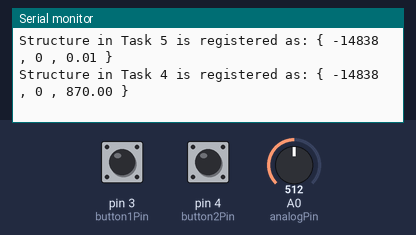
Bench run of a sketch on a simulated Arduino Mega 2560, built with avr-gcc and run on an emulated ATmega2560. Parts: the last lines printed to the serial monitor. Inputs (shaded band) come from the test bench; at power-on: pin 3 (button1Pin) LOW, pin 4 (button2Pin) LOW, A0 (analogPin) = 512.

Above: at 1.2 s.
1.3 s: pin 3 (button1Pin) pulled HIGH for 0.15 s
At 1.87 s:
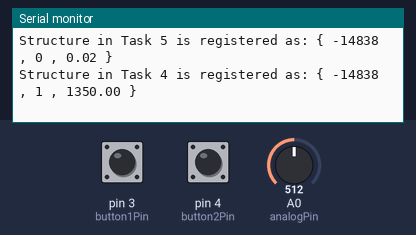
4.4 s: pin 4 (button2Pin) pulled HIGH for 1 s
At 5.25 s:
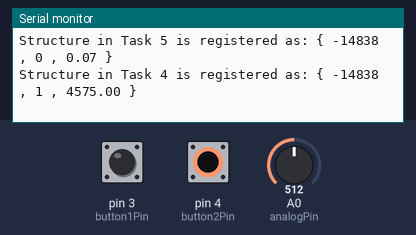
8.4 s: pin 3 (button1Pin) pulled HIGH for 1 s
At 9.15 s:
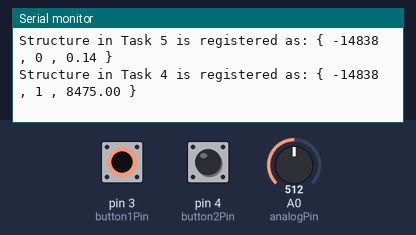
12.4 s: pin 4 (button2Pin) pulled HIGH for 0.15 s
Timing chart, 0 to 15.4 s (numbered marks = the images above; inputs shaded):
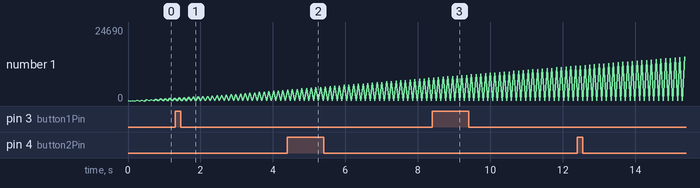

Measured:
- after the input at 1.3 s, the serial monitor: prints a new line after 0.51 s (image 1)
- after the input at 4.4 s, the serial monitor: prints a new line after 0.79 s (image 2)
- after the input at 8.4 s, the serial monitor: prints a new line after 0.69 s (image 3)
- plotted number 1: 0.06 → 0.13 after the input at 4.4 s, 0.13 → 11696 after the input at 8.4 s

The sketch:

main.ino
```cpp
#include <Arduino_FreeRTOS.h>
#include <semphr.h>

struct valeurCapteurs {
    int analogique;
    int numerique;
    double tempsEnMillisecondes;
};

//RTOS
SemaphoreHandle_t xSerialSemaphore = NULL;
QueueHandle_t qAnalogRead; //analog reading of the potentiometer
QueueHandle_t qButton; //digital sum of 2 push buttons
QueueHandle_t qSensor; //structure "valeurCapteurs"
QueueHandle_t qSensor4to5; //structure "valeurCapteurs" used by task 4 in order to send data

//global virable
const TickType_t xDelay = 100 / portTICK_PERIOD_MS;

//pins
const int analogPin = A0;
const int button1Pin = 3;
const int button2Pin = 4;


void setup() {

  Serial.begin(9600);
  while (!Serial) {
    ; // wait for serial port to connect.
  }

  if ( xSerialSemaphore == NULL )  // Check to confirm that the Serial Semaphore has not already been created.
  {
    xSerialSemaphore = xSemaphoreCreateMutex();  // Create a mutex semaphore we will use to manage the Serial Port
    if ( ( xSerialSemaphore ) != NULL )
      xSemaphoreGive( ( xSerialSemaphore ) );  // Make the Serial Port available for use, by "Giving" the Semaphore.
  }

  qAnalogRead = xQueueCreate(5,sizeof(uint32_t));
  qButton = xQueueCreate(5,sizeof(uint32_t));
  qSensor = xQueueCreate(5,sizeof(valeurCapteurs));
  qSensor4to5 = xQueueCreate(5,sizeof(valeurCapteurs));

  xTaskCreate(Task1,"AnalogRead",128,NULL,1,NULL);
  xTaskCreate(Task2,"ButtonRead",128,NULL,1,NULL);
  xTaskCreate(Task3,"ConstructData",128,NULL,1,NULL);
  xTaskCreate(Task4,"SerialTest",1000,NULL,1,NULL);
  xTaskCreate(Task5,"SetDataTime",1000,NULL,1,NULL);
}

void loop() {
  // no code is loop, all is done in tasks

}

void Task1(void *pvParameters)
{
  int reading = 0;
  pinMode(analogPin, INPUT);
  while(1)
  {
    reading = analogRead(analogPin);

    /* //remove this for debug purpose
    // See if we can obtain or "Take" the Serial Semaphore.
    // If the semaphore is not available, wait 5 ticks of the Scheduler to see if it becomes free.
    if ( xSemaphoreTake( xSerialSemaphore, ( TickType_t ) 5 ) == pdTRUE )
    {
      // We were able to obtain or "Take" the semaphore and can now access the shared resource.
      Serial.print ("AnalogReading => ");
      Serial.println(reading);

      xSemaphoreGive( xSerialSemaphore ); // Now free or "Give" the Serial Port for others.
    }*/ //remove this for debug purpose
    xQueueSend(qAnalogRead,&reading,0);

    vTaskDelay( xDelay );// Delay the Task for 500ms before resume another cycle.
  }
}

void Task2(void *pvParameters)  // This is a task.
{
  pinMode(button1Pin, INPUT);
  pinMode(button2Pin, INPUT);
  int reading;
  while(1){
    reading = digitalRead(button1Pin)+digitalRead(button2Pin);

    /* //remove this for debug purpose
    // See if we can obtain or "Take" the Serial Semaphore.
    // If the semaphore is not available, wait 5 ticks of the Scheduler to see if it becomes free.
    if ( xSemaphoreTake( xSerialSemaphore, ( TickType_t ) 5 ) == pdTRUE )
    {
      // We were able to obtain or "Take" the semaphore and can now access the shared resource.
      Serial.print("Button status:");
      Serial.println(reading);

      xSemaphoreGive( xSerialSemaphore ); // Now free or "Give" the Serial Port for others.
    }*/
    xQueueSend(qButton,&reading,0);

    vTaskDelay( xDelay  );// Delay the Task for 500ms before resume another cycle.
  }

}

void Task3(void *pvParameters)
{
  int analogReading;
  int buttonReading;
  while(1)
  {
    valeurCapteurs sensor = {-1,-1,-1.0};

    xQueueReceive(qAnalogRead,&analogReading,0);
    xQueueReceive(qButton,&buttonReading,0);

    sensor.analogique = analogReading;
    sensor.numerique = buttonReading;
    sensor.tempsEnMillisecondes = millis();
    /* //remove this for debug purpose
    // See if we can obtain or "Take" the Serial Semaphore.
    // If the semaphore is not available, wait 5 ticks of the Scheduler to see if it becomes free.
    if ( xSemaphoreTake( xSerialSemaphore, ( TickType_t ) 5 ) == pdTRUE )
    {
      // We were able to obtain or "Take" the semaphore and can now access the shared resource.
      Serial.print("Structure in Task 4 is registered as: { ");
      Serial.print(sensor.analogique);
      Serial.print(" , ");
      Serial.print(sensor.numerique);
      Serial.print(" , ");
      Serial.print(sensor.tempsEnMillisecondes);
      Serial.println(" }");

      xSemaphoreGive( xSerialSemaphore ); // Now free or "Give" the Serial Port for others.
    }*/
    xQueueSend(qSensor,&sensor,0);

    vTaskDelay( xDelay  );

  }
}

void Task4(void *pvParameters)
{
  valeurCapteurs sensor;
  while(1)
  {
    xQueueReceive(qSensor,&sensor,0);
    // See if we can obtain or "Take" the Serial Semaphore.
    // If the semaphore is not available, wait 5 ticks of the Scheduler to see if it becomes free.
    if ( xSemaphoreTake( xSerialSemaphore, ( TickType_t ) 5 ) == pdTRUE )
    {
      // We were able to obtain or "Take" the semaphore and can now access the shared resource.
      Serial.print("Structure in Task 4 is registered as: { ");
      Serial.print(sensor.analogique);
      Serial.print(" , ");
      Serial.print(sensor.numerique);
      Serial.print(" , ");
      Serial.print(sensor.tempsEnMillisecondes);
      Serial.println(" }");

      xSemaphoreGive( xSerialSemaphore ); // Now free or "Give" the Serial Port for others.
    }
    xQueueSend(qSensor4to5,&sensor,0);

    vTaskDelay( xDelay  );
  }
}

void Task5(void *pvParameters)
{
  valeurCapteurs sensor;
  while(1)
  {
    xQueueReceive(qSensor4to5,&sensor,0);
    valeurCapteurs sensorMn = {sensor.analogique,sensor.numerique,sensor.tempsEnMillisecondes/1000/60};

    // See if we can obtain or "Take" the Serial Semaphore.
    // If the semaphore is not available, wait 5 ticks of the Scheduler to see if it becomes free.
    if ( xSemaphoreTake( xSerialSemaphore, ( TickType_t ) 5 ) == pdTRUE )
    {
      // We were able to obtain or "Take" the semaphore and can now access the shared resource.
      Serial.print("Structure in Task 5 is registered as: { ");
      Serial.print(sensorMn.analogique);
      Serial.print(" , ");
      Serial.print(sensorMn.numerique);
      Serial.print(" , ");
      Serial.print(sensorMn.tempsEnMillisecondes);
      Serial.println(" }");

      xSemaphoreGive( xSerialSemaphore ); // Now free or "Give" the Serial Port for others.
    }

    vTaskDelay( xDelay  );
  }
}
```
